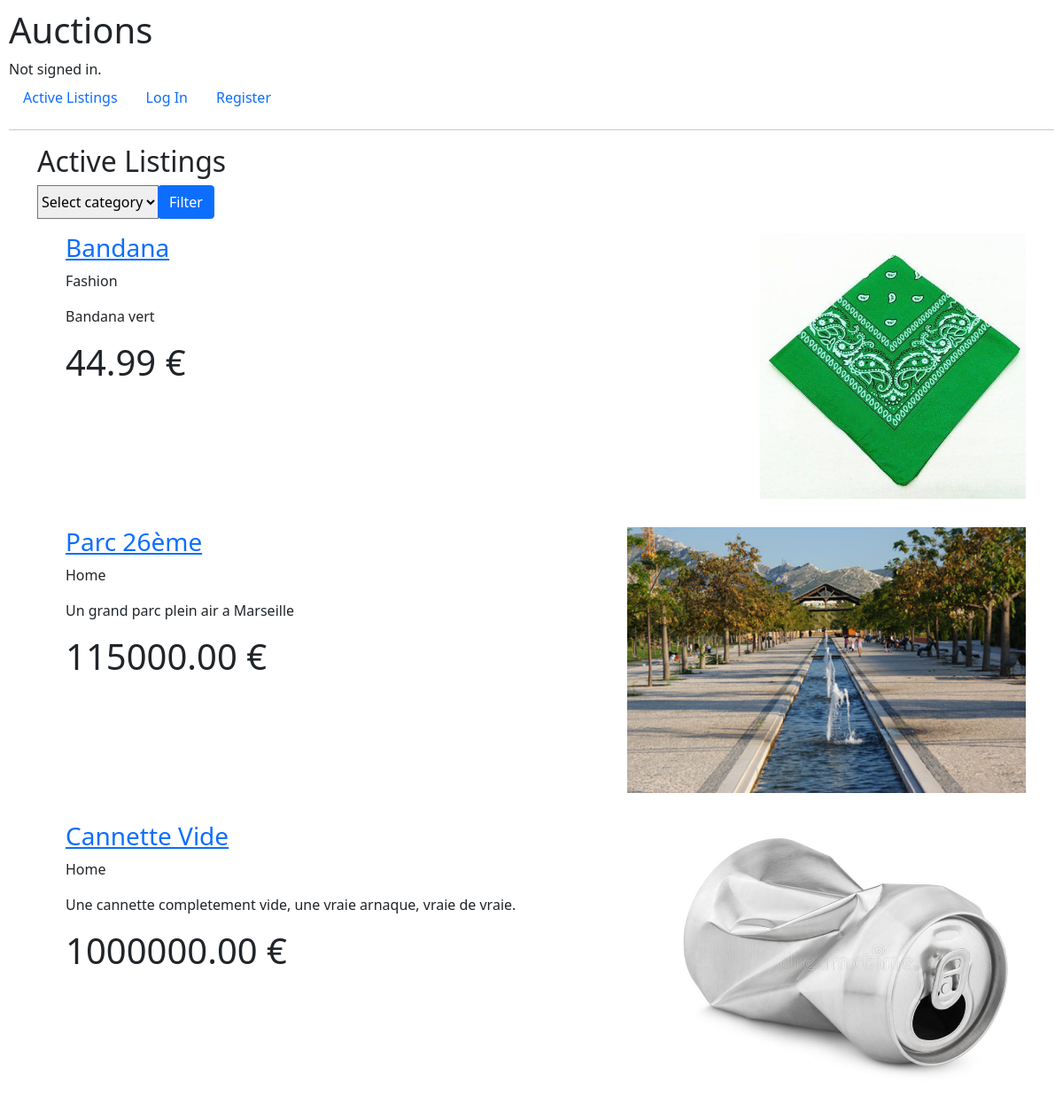
The page / on the database its author committed.
### auctions/models.py (models this page shows, shortened)
class Listing(models.Model):
    author = models.ForeignKey(User, on_delete=models.CASCADE)
    name = models.CharField(max_length=80)
    descryption = models.CharField(max_length=240)
    image = models.ImageField(null=True, blank=True, default='',upload_to='img')
    category = models.ForeignKey(Category, on_delete=models.CASCADE)
    price = models.DecimalField(max_digits=9, decimal_places=2)
    opened =models.BooleanField(default=True)

class Category(models.Model):
    name = models.CharField(max_length=50)
    def __str__(self):
        return f"{self.name}"

### auctions/views.py (the view)
# urls.py: path("", views.index, name="index"),
def index(request):
    if request.GET.get("filter"):
        filter = request.GET.get("filter")
        return render(request, "auctions/index.html", {
            "listings": Listing.objects.filter(category = filter, opened = True),
            "categories": Category.objects.all()
        })
    else:
        return render(request, "auctions/index.html", {
            "listings": Listing.objects.filter(opened = True),
            "categories": Category.objects.all()
    })

### auctions/templates/auctions/index.html (shortened to what this page needs)
{% extends "auctions/layout.html" %}
{% block body %}
    <div class="container">
    <h2>Active Listings</h2>
        <form action="{% url 'index' %}">
            <div class="input-group">
                <select class="custom-select" name='filter'>
                    <option style='display:none'>Select category</option>
                </select>
                <div class="input-group-append">
                    <button type="submit" class="btn btn-primary">Filter</button>
                </div>
            </div>
        </form>
    </div>
    <div class="container">
        <ul>
            {% for listing in listings %}
                <div class="row py-3">
                    <div class="col-sm-6 feature">
                        <a href="{% url 'listing' item_id=listing.id %}"><h3>{{ listing.name }}</h3></a>
                        <p>{{ listing.category }}</p>
                        <p>{{ listing.descryption }}</p>
                        <h1>{{ listing.price }} €</h1>
                    </div>
                    <div id="image" class="col-sm-6 feature">
                        <img src="{{ listing.image.url }}" alt={{ listing.image }} style="max-height:300px" onerror="this.src='https://www.pelectra.fr/includes/uploads/core/error_not_found.jpg?img=9326.08.15.5000.f.jpg'"></img>
                    </div>
                </div>
            {% empty %}
                <li>No Listings</li>
            {% endfor %}
        </ul>
    </div>
{% endblock %}

### auctions/templates/auctions/layout.html (shortened to what this page needs)
{% load static %}
<!DOCTYPE html>
<html lang="en">
    <head>
        <link href="https://cdn.jsdelivr.net/npm/bootstrap@5.1.3/dist/css/bootstrap.min.css" rel="stylesheet">
        <link href="{% static 'auctions/styles.css' %}" rel="stylesheet">
    </head>
    <body>
        <h1>Auctions</h1>
        <div>
            {% if user.is_authenticated %}
                Signed in as <strong>{{ user.username }}</strong>.
            {% else %}
                Not signed in.
            {% endif %}
        </div>
        <ul class="nav">
            <li class="nav-item">
                <a class="nav-link" href="{% url 'index' %}">Active Listings</a>
            </li>
            {% if user.is_authenticated %}
                <li class="nav-item">
                    <a class="nav-link" href="{% url 'create listing' %}">Create listing</a>
                </li>
                <li class="nav-item">
                    <a class="nav-link" href="{% url 'watchlist' %}">Watchlist</a>
                </li>
                <li class="nav-item">
                    <a class="nav-link" href="{% url 'logout' %}">Log Out</a>
                </li>
            {% else %}
                <li class="nav-item">
                    <a class="nav-link" href="{% url 'login' %}">Log In</a>
                </li>
                <li class="nav-item">
                    <a class="nav-link" href="{% url 'register' %}">Register</a>
                </li>
            {% endif %}
        </ul>
        <hr>
        {% block body %}
        {% endblock %}
    </body>
</html>

### auctions/static/auctions/styles.css (style rules this page uses)
body { padding: 10px; }
.custom-select { width: fit-content; }
#image { display: flex; justify-content: flex-end; align-items: flex-end; }

### rows shown on the page
Listing: name "Bandana", category "Fashion", descryption "Bandana vert", price "44.99", image (picture)
Listing: name "Parc 26ème", category "Home", descryption "Un grand parc plein air a Marseille", price "115000.00", image (picture)
Listing: name "Cannette Vide", category "Home", descryption "Une cannette completement vide, une vraie arnaque, vraie de vraie.", price "1000000.00", image (picture)
